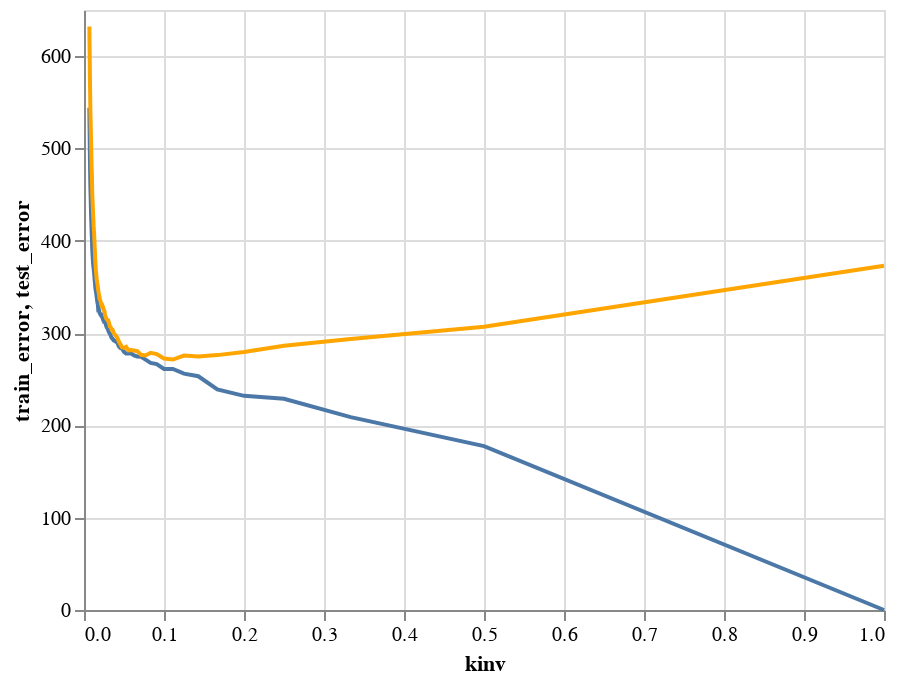

The notebook cell saved with this chart:
### Markdown cell above
The blue curve is the training error, while the orange curve is the test error.  Notice how underfitting occurs for very high values of K and notice how overfitting occurs for smaller values of K.

### Code cell
ctrain+ctest

### Figure 1 — Vega-Lite specification as saved in the notebook (floating-point values rounded to 4 significant figures; data arrays with more than 128 entries replaced by an {"elided": "..."} marker saying what was removed)
{"config": {"view": {"continuousWidth": 400, "continuousHeight": 300}}, "layer": [{"mark": "line", "encoding": {"x": {"field": "kinv", "type": "quantitative"}, "y": {"field": "train_error", "type": "quantitative"}}}, {"mark": {"type": "line", "color": "orange"}, "encoding": {"x": {"field": "kinv", "type": "quantitative"}, "y": {"field": "test_error", "type": "quantitative"}}}], "data": {"name": "data-f4da114e1bc4b03984d1ecfb6d5cbf93"}, "$schema": "https://vega.github.io/schema/vega-lite/v4.17.0.json", "datasets": {"data-f4da114e1bc4b03984d1ecfb6d5cbf93": {"elided": "149 records"}}}
